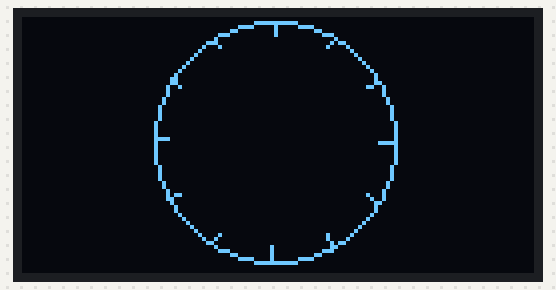
Simulated run of this sketch. Board: Arduino Uno, built with avr-gcc and run on an emulated ATmega328P. Parts: 128×64 one-colour display.

Above: at 6.77 s.
At 10.96 s:
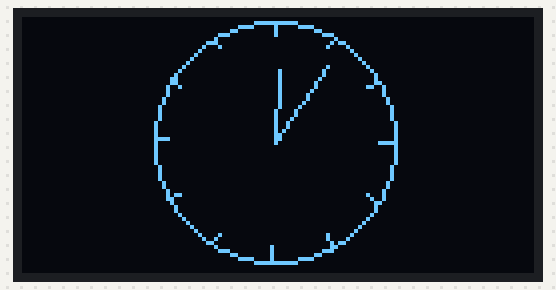
At 15.12 s:
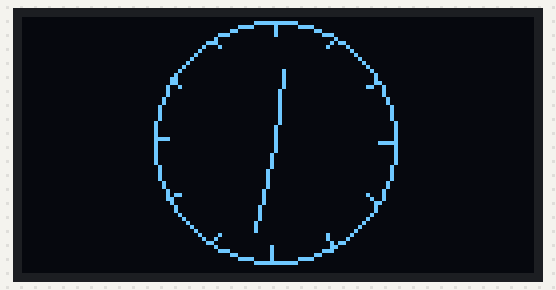
At 23.24 s:
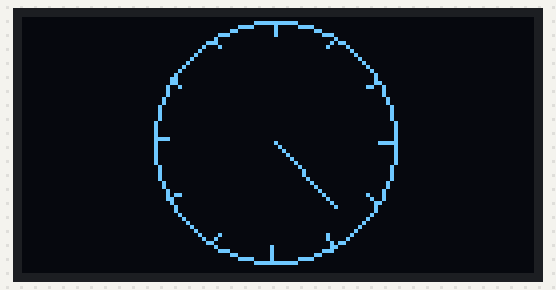
At 31.22 s:
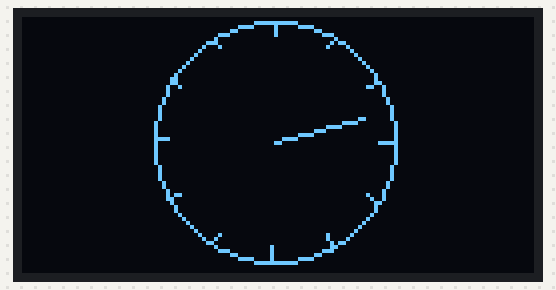
At 39.49 s:
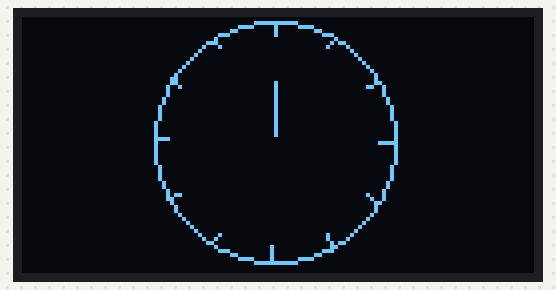

The sketch:

oled_timing.ino
```cpp
#include <Wire.h>
#include <Adafruit_SSD1306.h>
Adafruit_SSD1306 oled(LED_BUILTIN);
int xc=63;
int yc=31;
int R=30;
int r1=27;
int rs=23;
int rm=18;
int rh=15;
float pha=PI/2;
void setup() {
  // put your setup code here, to run once:
oled.begin(0x3c);
oled.clearDisplay();
oled.display();
theara();
}

void loop() {

    for (long i=0;i<43200;i++){
      drawtick(rs,(i-1)*6,0);
       drawtick(rm,(i-1)*6/60,0);
       drawtick(rh,(i-1)*6/3600,0);
      drawtick(rs,i*6,1);

      drawtick(rm,i*6/60,1);

      drawtick(rh,i*6/3600,1);


    }
     delay(20);
  }

void theara(){
  oled.drawCircle(xc,yc,R,WHITE);
  oled.display();
  for(int deg=0;deg<=360;deg+=30){
    int x=xc+R*cos(deg*3.14/180);
    int y=yc-R*sin(deg*3.14/180);
    int x1=xc+r1*cos(deg*3.14/180);
    int y1=yc-r1*sin(deg*3.14/180);
    oled.drawLine(x,y,x1,y1,WHITE);

  }
   drawtick(rs,0,1);
   drawtick(rm,0,1);
   drawtick(rh,0,1);


}
void drawtick(float rr,float ang,int color){
     int xs=xc+rr*cos(-ang*3.14/180+pha);
    int ys=yc-rr*sin(-ang*3.14/180+pha);
    oled.drawLine(xc,yc,xs,ys,color);

   oled.display();
}
```
